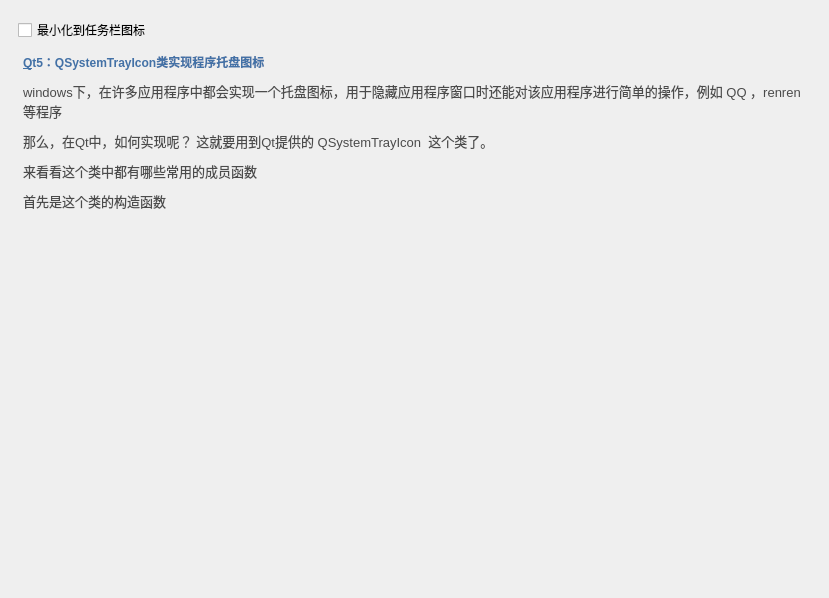
<?xml version="1.0" encoding="UTF-8"?>
<ui version="4.0">
 <class>MainWindow</class>
 <widget class="QMainWindow" name="MainWindow">
  <property name="geometry">
   <rect>
    <x>0</x>
    <y>0</y>
    <width>829</width>
    <height>598</height>
   </rect>
  </property>
  <property name="windowTitle">
   <string>MainWindow</string>
  </property>
  <property name="windowIcon">
   <iconset resource="../res/app.qrc">
    <normaloff>:/icon/app.ico</normaloff>:/icon/app.ico</iconset>
  </property>
  <property name="styleSheet">
   <string notr="true">QWidget#centralwidget{
 border-image: url(:/img/fish.png);
}

QWidget#widget{
 background-color:rgba(0,0,0,0);
}

QTextBrowser#textBrowser{
 background-color:rgba(0,0,0,0);
}</string>
  </property>
  <widget class="QWidget" name="centralwidget">
   <layout class="QVBoxLayout" name="verticalLayout">
    <item>
     <widget class="QWidget" name="widget" native="true">
      <property name="autoFillBackground">
       <bool>false</bool>
      </property>
      <property name="styleSheet">
       <string notr="true"/>
      </property>
      <layout class="QVBoxLayout" name="verticalLayout_2">
       <item>
        <widget class="QCheckBox" name="is_min_status_checkBox">
         <property name="text">
          <string>最小化到任务栏图标</string>
         </property>
        </widget>
       </item>
       <item>
        <widget class="QTextBrowser" name="textBrowser">
         <property name="html">
          <string>&lt;!DOCTYPE HTML PUBLIC &quot;-//W3C//DTD HTML 4.0//EN&quot; &quot;http://www.w3.org/TR/REC-html40/strict.dtd&quot;&gt;
&lt;html&gt;&lt;head&gt;&lt;meta name=&quot;qrichtext&quot; content=&quot;1&quot; /&gt;&lt;style type=&quot;text/css&quot;&gt;
p, li { white-space: pre-wrap; }
&lt;/style&gt;&lt;/head&gt;&lt;body style=&quot; font-family:'SimSun'; font-size:9pt; font-weight:400; font-style:normal;&quot;&gt;
&lt;p style=&quot; margin-top:0px; margin-bottom:10px; margin-left:0px; margin-right:0px; -qt-block-indent:0; text-indent:0px;&quot;&gt;&lt;a name=&quot;cb_post_title_url&quot;&gt;&lt;/a&gt;&lt;a href=&quot;https://www.cnblogs.com/wowk/p/3162271.html&quot;&gt;&lt;span style=&quot; font-family:'PingFang SC','Microsoft YaHei','Helvetica Neue','Helvetica','Arial','sans-serif'; font-weight:600; text-decoration: underline; color:#4371a6; vertical-align:middle;&quot;&gt;Q&lt;/span&gt;&lt;/a&gt;&lt;span style=&quot; font-family:'PingFang SC','Microsoft YaHei','Helvetica Neue','Helvetica','Arial','sans-serif'; font-weight:600; color:#4371a6; vertical-align:middle;&quot;&gt;t5：QSystemTrayIcon类实现程序托盘图标&lt;/span&gt;&lt;/p&gt;
&lt;p style=&quot; margin-top:0px; margin-bottom:10px; margin-left:0px; margin-right:0px; -qt-block-indent:0; text-indent:0px;&quot;&gt;&lt;a name=&quot;cnblogs_post_body&quot;&gt;&lt;/a&gt;&lt;span style=&quot; font-family:'PingFang SC','Microsoft YaHei','Helvetica Neue','Helvetica','Arial','sans-serif'; font-size:13px; color:#4b4b4b;&quot;&gt;w&lt;/span&gt;&lt;span style=&quot; font-family:'PingFang SC','Microsoft YaHei','Helvetica Neue','Helvetica','Arial','sans-serif'; font-size:13px; color:#4b4b4b;&quot;&gt;indows下，在许多应用程序中都会实现一个托盘图标，用于隐藏应用程序窗口时还能对该应用程序进行简单的操作，例如 QQ ，renren等程序&lt;/span&gt;&lt;/p&gt;
&lt;p style=&quot; margin-top:0px; margin-bottom:10px; margin-left:0px; margin-right:0px; -qt-block-indent:0; text-indent:0px;&quot;&gt;&lt;span style=&quot; font-family:'PingFang SC','Microsoft YaHei','Helvetica Neue','Helvetica','Arial','sans-serif'; font-size:13px; color:#4b4b4b;&quot;&gt;那么，在Qt中，如何实现呢？ 这就要用到Qt提供的 QSystemTrayIcon  这个类了。&lt;/span&gt;&lt;/p&gt;
&lt;p style=&quot; margin-top:0px; margin-bottom:10px; margin-left:0px; margin-right:0px; -qt-block-indent:0; text-indent:0px;&quot;&gt;&lt;span style=&quot; font-family:'PingFang SC','Microsoft YaHei','Helvetica Neue','Helvetica','Arial','sans-serif'; font-size:13px; color:#4b4b4b;&quot;&gt;来看看这个类中都有哪些常用的成员函数&lt;/span&gt;&lt;/p&gt;
&lt;p style=&quot; margin-top:0px; margin-bottom:10px; margin-left:0px; margin-right:0px; -qt-block-indent:0; text-indent:0px;&quot;&gt;&lt;span style=&quot; font-family:'PingFang SC','Microsoft YaHei','Helvetica Neue','Helvetica','Arial','sans-serif'; font-size:13px; color:#4b4b4b;&quot;&gt;首先是这个类的构造函数&lt;/span&gt;&lt;/p&gt;&lt;/body&gt;&lt;/html&gt;</string>
         </property>
        </widget>
       </item>
      </layout>
     </widget>
    </item>
   </layout>
  </widget>
 </widget>
 <resources>
  <include location="../res/app.qrc"/>
 </resources>
 <connections/>
</ui>
